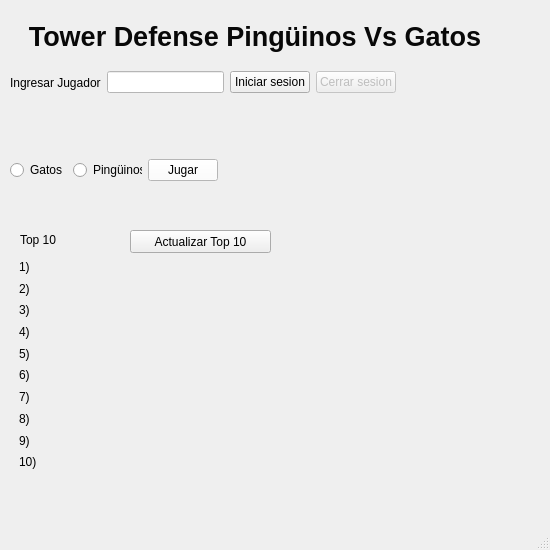
<?xml version="1.0" encoding="UTF-8"?>
<ui version="4.0">
 <class>MainWindow</class>
 <widget class="QMainWindow" name="MainWindow">
  <property name="geometry">
   <rect>
    <x>0</x>
    <y>0</y>
    <width>550</width>
    <height>550</height>
   </rect>
  </property>
  <property name="windowTitle">
   <string>MainWindow</string>
  </property>
  <property name="styleSheet">
   <string notr="true"/>
  </property>
  <widget class="QWidget" name="centralwidget">
   <widget class="QLabel" name="label">
    <property name="geometry">
     <rect>
      <x>20</x>
      <y>20</y>
      <width>470</width>
      <height>33</height>
     </rect>
    </property>
    <property name="text">
     <string>&lt;html&gt;&lt;head/&gt;&lt;body&gt;&lt;p align=&quot;center&quot;&gt;&lt;span style=&quot; font-size:20pt; font-weight:600; color:#080808;&quot;&gt;Tower Defense Pingüinos Vs Gatos&lt;/span&gt;&lt;/p&gt;&lt;/body&gt;&lt;/html&gt;</string>
    </property>
   </widget>
   <widget class="QWidget" name="horizontalLayoutWidget">
    <property name="geometry">
     <rect>
      <x>10</x>
      <y>70</y>
      <width>386</width>
      <height>25</height>
     </rect>
    </property>
    <layout class="QHBoxLayout" name="horizontalLayout">
     <item>
      <widget class="QLabel" name="label_2">
       <property name="text">
        <string>Ingresar Jugador</string>
       </property>
      </widget>
     </item>
     <item>
      <widget class="QLineEdit" name="nombre_usuario">
       <property name="styleSheet">
        <string notr="true">background-color: rgb(255, 255, 255);</string>
       </property>
      </widget>
     </item>
     <item>
      <widget class="QPushButton" name="Biniciar_sesion">
       <property name="text">
        <string>Iniciar sesion</string>
       </property>
      </widget>
     </item>
     <item>
      <widget class="QPushButton" name="Bcerrar_sesion">
       <property name="enabled">
        <bool>false</bool>
       </property>
       <property name="text">
        <string>Cerrar sesion</string>
       </property>
      </widget>
     </item>
    </layout>
   </widget>
   <widget class="QWidget" name="horizontalLayoutWidget_2">
    <property name="geometry">
     <rect>
      <x>10</x>
      <y>130</y>
      <width>208</width>
      <height>80</height>
     </rect>
    </property>
    <layout class="QHBoxLayout" name="horizontalLayout_2">
     <item>
      <widget class="QRadioButton" name="radioButton1">
       <property name="text">
        <string>Gatos</string>
       </property>
      </widget>
     </item>
     <item>
      <widget class="QRadioButton" name="radioButton2">
       <property name="text">
        <string>Pingüinos</string>
       </property>
      </widget>
     </item>
     <item>
      <widget class="QPushButton" name="BJugar">
       <property name="styleSheet">
        <string notr="true">background-color: rgb(255, 255, 255);</string>
       </property>
       <property name="text">
        <string>Jugar</string>
       </property>
      </widget>
     </item>
    </layout>
   </widget>
   <widget class="QWidget" name="verticalLayoutWidget">
    <property name="geometry">
     <rect>
      <x>19</x>
      <y>259</y>
      <width>101</width>
      <height>211</height>
     </rect>
    </property>
    <layout class="QVBoxLayout" name="verticalLayout">
     <item>
      <widget class="QLabel" name="label_top1">
       <property name="text">
        <string>1)</string>
       </property>
      </widget>
     </item>
     <item>
      <widget class="QLabel" name="label_top2">
       <property name="text">
        <string>2)</string>
       </property>
      </widget>
     </item>
     <item>
      <widget class="QLabel" name="label_top3">
       <property name="text">
        <string>3)</string>
       </property>
      </widget>
     </item>
     <item>
      <widget class="QLabel" name="label_top4">
       <property name="text">
        <string>4)</string>
       </property>
      </widget>
     </item>
     <item>
      <widget class="QLabel" name="label_top5">
       <property name="text">
        <string>5)</string>
       </property>
      </widget>
     </item>
     <item>
      <widget class="QLabel" name="label_top6">
       <property name="text">
        <string>6)</string>
       </property>
      </widget>
     </item>
     <item>
      <widget class="QLabel" name="label_top7">
       <property name="text">
        <string>7)</string>
       </property>
      </widget>
     </item>
     <item>
      <widget class="QLabel" name="label_top8">
       <property name="text">
        <string>8)</string>
       </property>
      </widget>
     </item>
     <item>
      <widget class="QLabel" name="label_top9">
       <property name="text">
        <string>9)</string>
       </property>
      </widget>
     </item>
     <item>
      <widget class="QLabel" name="label_top10">
       <property name="text">
        <string>10)</string>
       </property>
      </widget>
     </item>
    </layout>
   </widget>
   <widget class="QLabel" name="label_3">
    <property name="geometry">
     <rect>
      <x>20</x>
      <y>230</y>
      <width>71</width>
      <height>20</height>
     </rect>
    </property>
    <property name="text">
     <string>Top 10</string>
    </property>
   </widget>
   <widget class="QLabel" name="mensaje_sesion">
    <property name="geometry">
     <rect>
      <x>10</x>
      <y>100</y>
      <width>311</width>
      <height>16</height>
     </rect>
    </property>
    <property name="text">
     <string/>
    </property>
   </widget>
   <widget class="QPushButton" name="Bactualizar_top10">
    <property name="geometry">
     <rect>
      <x>130</x>
      <y>230</y>
      <width>141</width>
      <height>23</height>
     </rect>
    </property>
    <property name="text">
     <string>Actualizar Top 10</string>
    </property>
   </widget>
  </widget>
  <widget class="QMenuBar" name="menubar">
   <property name="geometry">
    <rect>
     <x>0</x>
     <y>0</y>
     <width>550</width>
     <height>21</height>
    </rect>
   </property>
  </widget>
  <widget class="QStatusBar" name="statusbar"/>
 </widget>
 <resources/>
 <connections/>
</ui>
